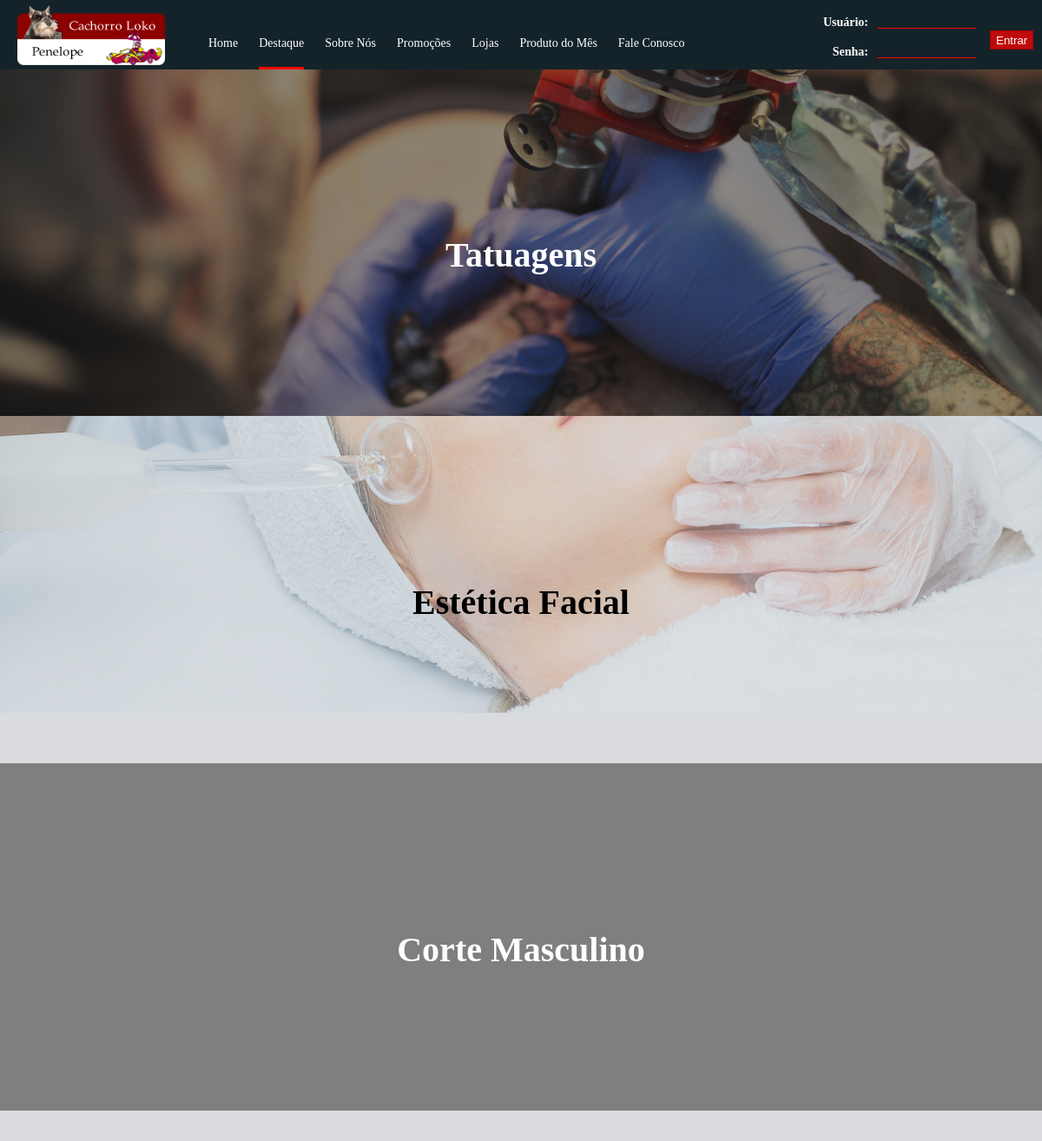
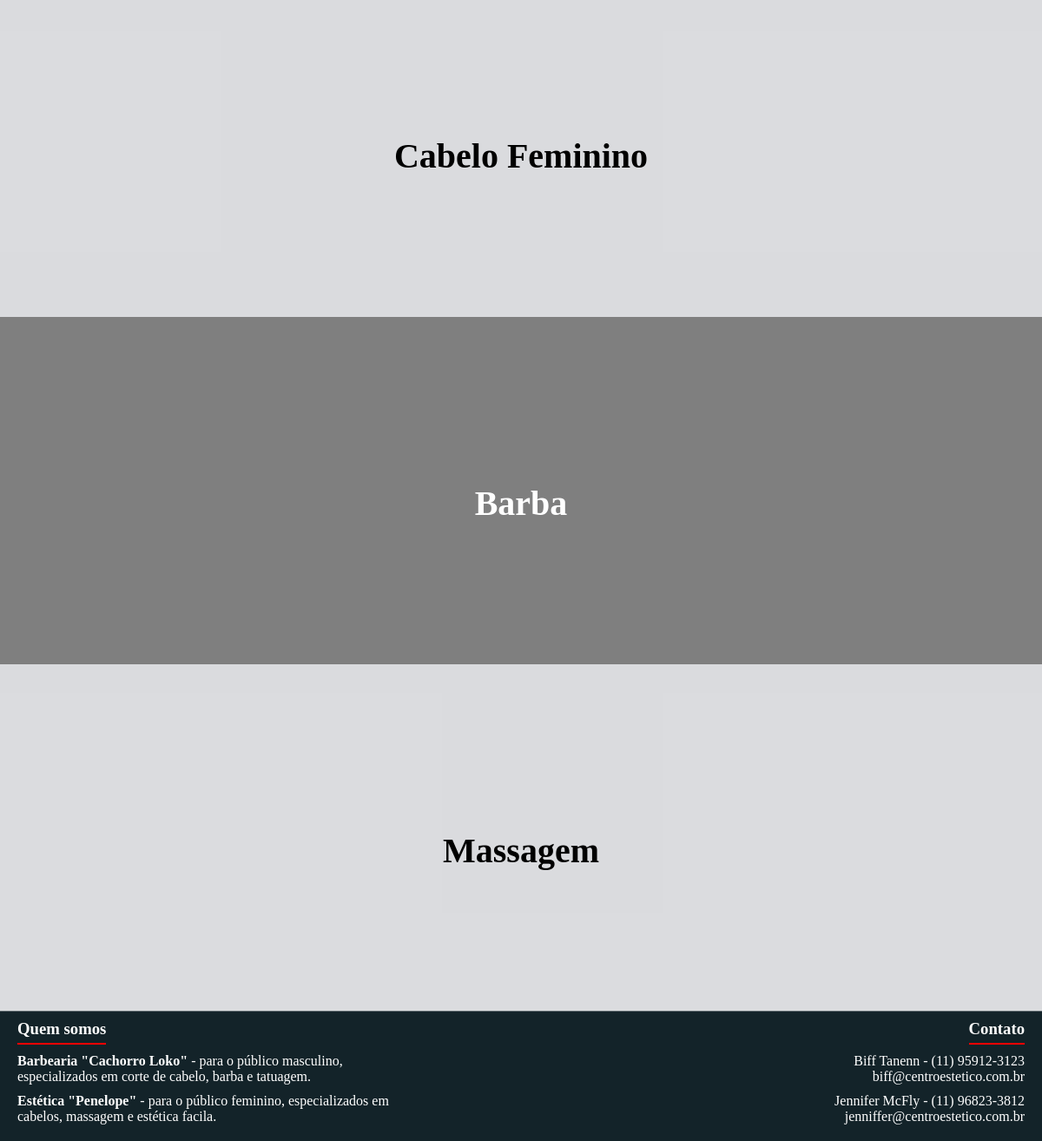
The app's page /destaques.php with its own data (2 pictures, top to bottom).
### tables this page shows
CREATE TABLE `tbl_destaque` (
  `id` int(11) NOT NULL AUTO_INCREMENT,
  `titulo` varchar(100) NOT NULL,
  `imagem` varchar(100) NOT NULL,
  `texto` text NOT NULL,
  `ativo` tinyint(1) NOT NULL,
  PRIMARY KEY (`id`)
);

### database/destaque_dao.php (called while the page is built, shortened)
<?php
    class DestaqueDAO {
        public function selecionarTodos($ativo) {
            $destaques = array();
            $conexao = getDatabaseConnection();
            $result = $conexao->query("SELECT * FROM tbl_destaque" . ($ativo ? " WHERE ativo = 1 " : ""));
            while ($data = $result->fetch_array()) {
                $destaque = new Destaque();
                $destaque->id = $data["id"];
                $destaque->titulo = $data["titulo"];
                $destaque->imagem = $data["imagem"];
                $destaque->texto = $data["texto"];
                $destaque->ativo = $data["ativo"];
                $destaques[] = $destaque;
            }
            return $destaques;
        }
    }
?>

### destaques.php (the view, shortened to what this page needs)
<?php
    require_once("database/destaque_dao.php");
    $destaqueDao = new DestaqueDAO();
    $destaques = $destaqueDao->selecionarTodos(true);
?>
<!DOCTYPE html>
<html lang="pt">
    <head>
        <link rel="stylesheet" type="text/css" href="css/style.css">
    </head>
    <body class="loadfix">
        <?php include("view/header.php"); ?>
        <div id="main">
            <?php
                $alternate = false;
                foreach ($destaques as $destaque) { ?>
                    <section class="destaque <?= $alternate ? "alternate" : "" ?>" data-parallax="scroll" data-image-src="imagens/destaques/<?= $destaque->imagem ?>" data-z-index="1" data-mirror-container="#main">
                        <div class="destaque_fundo">
                            <div class="texto">
                                <h2><?= $destaque->titulo ?></h2>
                            </div>
                        </div>
                    </section>
            <?php
                    $alternate = !$alternate;
                }
            ?>
        </div>
        <?php include("view/footer.php") ?>
    </body>
</html>

### css/style.css (style rules this page uses)
html { background: url("../imagens/geral/fundo.jpg") no-repeat center center fixed; background-size: cover; height: 100%; }
body { margin: 0; font-family: Verdana; }
p, h1, h2, h3, h4, h5, h6, ul { margin: 0; }
header + * { margin-top: 80px; }
#main { width: 100%; max-width: 1200px; min-height: 750px; margin-left: auto; margin-right: auto; background-color: #e0e2e5; }
#main::before, #main::after { content: ""; clear: both; display: table; margin-top: -1px; }
.destaque { width: 100%; height: 400px; position: relative; z-index: 2; }
.destaque .destaque_fundo { width: 100%; height: 100%; box-sizing: border-box; color: #ffffff; background-color: rgba(31, 29, 26, 0.5); padding: 30px; box-sizing: border-box; overflow: hidden; }
.destaque.alternate .destaque_fundo { color: #000000; background-color: rgba(210, 211, 212, 0.4); }
.destaque .texto { width: 100%; max-width: 500px; margin: 0 auto; text-align: center; }
.destaque h2 { height: 50px; line-height: 50px; margin-top: 160px; font-size: 40px; transition: margin-top 1s; }

### records on screen
tbl_destaque: titulo "Tatuagens"
tbl_destaque: titulo "Estética Facial"
tbl_destaque: titulo "Corte Masculino"
tbl_destaque: titulo "Cabelo Feminino"
tbl_destaque: titulo "Barba"
tbl_destaque: titulo "Massagem"
